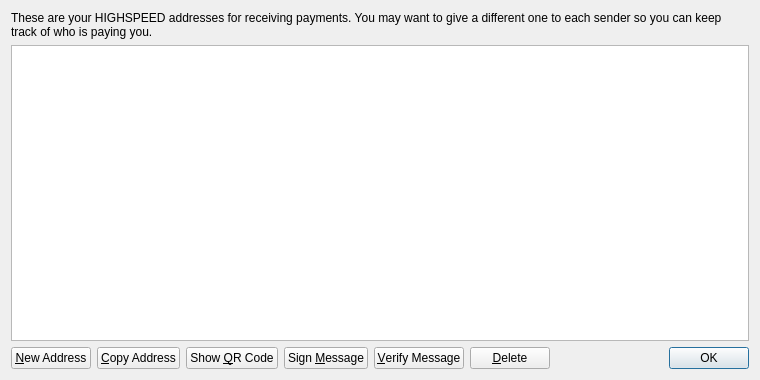
<?xml version="1.0" encoding="UTF-8"?>
<ui version="4.0">
 <class>AddressBookPage</class>
 <widget class="QWidget" name="AddressBookPage">
  <property name="geometry">
   <rect>
    <x>0</x>
    <y>0</y>
    <width>760</width>
    <height>380</height>
   </rect>
  </property>
  <property name="windowTitle">
   <string>Address Book</string>
  </property>
  <layout class="QVBoxLayout" name="verticalLayout">
   <item>
    <widget class="QLabel" name="labelExplanation">
     <property name="text">
      <string>These are your HIGHSPEED addresses for receiving payments. You may want to give a different one to each sender so you can keep track of who is paying you.</string>
     </property>
     <property name="textFormat">
      <enum>Qt::PlainText</enum>
     </property>
     <property name="wordWrap">
      <bool>true</bool>
     </property>
    </widget>
   </item>
   <item>
    <widget class="QTableView" name="tableView">
     <property name="contextMenuPolicy">
      <enum>Qt::CustomContextMenu</enum>
     </property>
     <property name="toolTip">
      <string>Double-click to edit address or label</string>
     </property>
     <property name="tabKeyNavigation">
      <bool>false</bool>
     </property>
     <property name="alternatingRowColors">
      <bool>true</bool>
     </property>
     <property name="selectionMode">
      <enum>QAbstractItemView::SingleSelection</enum>
     </property>
     <property name="selectionBehavior">
      <enum>QAbstractItemView::SelectRows</enum>
     </property>
     <property name="sortingEnabled">
      <bool>true</bool>
     </property>
     <attribute name="verticalHeaderVisible">
      <bool>false</bool>
     </attribute>
    </widget>
   </item>
   <item>
    <layout class="QHBoxLayout" name="horizontalLayout">
     <item>
      <widget class="QPushButton" name="newAddressButton">
       <property name="toolTip">
        <string>Create a new address</string>
       </property>
       <property name="text">
        <string>&amp;New Address</string>
       </property>
       <property name="icon">
        <iconset resource="../bitcoin.qrc">
         <normaloff>:/icons/add</normaloff>:/icons/add</iconset>
       </property>
      </widget>
     </item>
     <item>
      <widget class="QPushButton" name="copyToClipboard">
       <property name="toolTip">
        <string>Copy the currently selected address to the system clipboard</string>
       </property>
       <property name="text">
        <string>&amp;Copy Address</string>
       </property>
       <property name="icon">
        <iconset resource="../bitcoin.qrc">
         <normaloff>:/icons/editcopy</normaloff>:/icons/editcopy</iconset>
       </property>
      </widget>
     </item>
     <item>
      <widget class="QPushButton" name="showQRCode">
       <property name="text">
        <string>Show &amp;QR Code</string>
       </property>
       <property name="icon">
        <iconset resource="../bitcoin.qrc">
         <normaloff>:/icons/qrcode</normaloff>:/icons/qrcode</iconset>
       </property>
      </widget>
     </item>
     <item>
      <widget class="QPushButton" name="signMessage">
       <property name="toolTip">
        <string>Sign a message to prove you own a HIGHSPEED address</string>
       </property>
       <property name="text">
        <string>Sign &amp;Message</string>
       </property>
       <property name="icon">
        <iconset resource="../bitcoin.qrc">
         <normaloff>:/icons/edit</normaloff>:/icons/edit</iconset>
       </property>
      </widget>
     </item>
     <item>
      <widget class="QPushButton" name="verifyMessage">
       <property name="toolTip">
        <string>Verify a message to ensure it was signed with a specified HIGHSPEED address</string>
       </property>
       <property name="text">
        <string>&amp;Verify Message</string>
       </property>
       <property name="icon">
        <iconset resource="../bitcoin.qrc">
         <normaloff>:/icons/transaction_0</normaloff>:/icons/transaction_0</iconset>
       </property>
      </widget>
     </item>
     <item>
      <widget class="QPushButton" name="deleteButton">
       <property name="toolTip">
        <string>Delete the currently selected address from the list</string>
       </property>
       <property name="text">
        <string>&amp;Delete</string>
       </property>
       <property name="icon">
        <iconset resource="../bitcoin.qrc">
         <normaloff>:/icons/remove</normaloff>:/icons/remove</iconset>
       </property>
      </widget>
     </item>
     <item>
      <spacer name="horizontalSpacer">
       <property name="orientation">
        <enum>Qt::Horizontal</enum>
       </property>
       <property name="sizeHint" stdset="0">
        <size>
         <width>40</width>
         <height>20</height>
        </size>
       </property>
      </spacer>
     </item>
     <item>
      <widget class="QDialogButtonBox" name="buttonBox">
       <property name="sizePolicy">
        <sizepolicy hsizetype="Maximum" vsizetype="Fixed">
         <horstretch>0</horstretch>
         <verstretch>0</verstretch>
        </sizepolicy>
       </property>
       <property name="standardButtons">
        <set>QDialogButtonBox::Ok</set>
       </property>
      </widget>
     </item>
    </layout>
   </item>
  </layout>
 </widget>
 <resources>
  <include location="../bitcoin.qrc"/>
 </resources>
 <connections/>
</ui>
